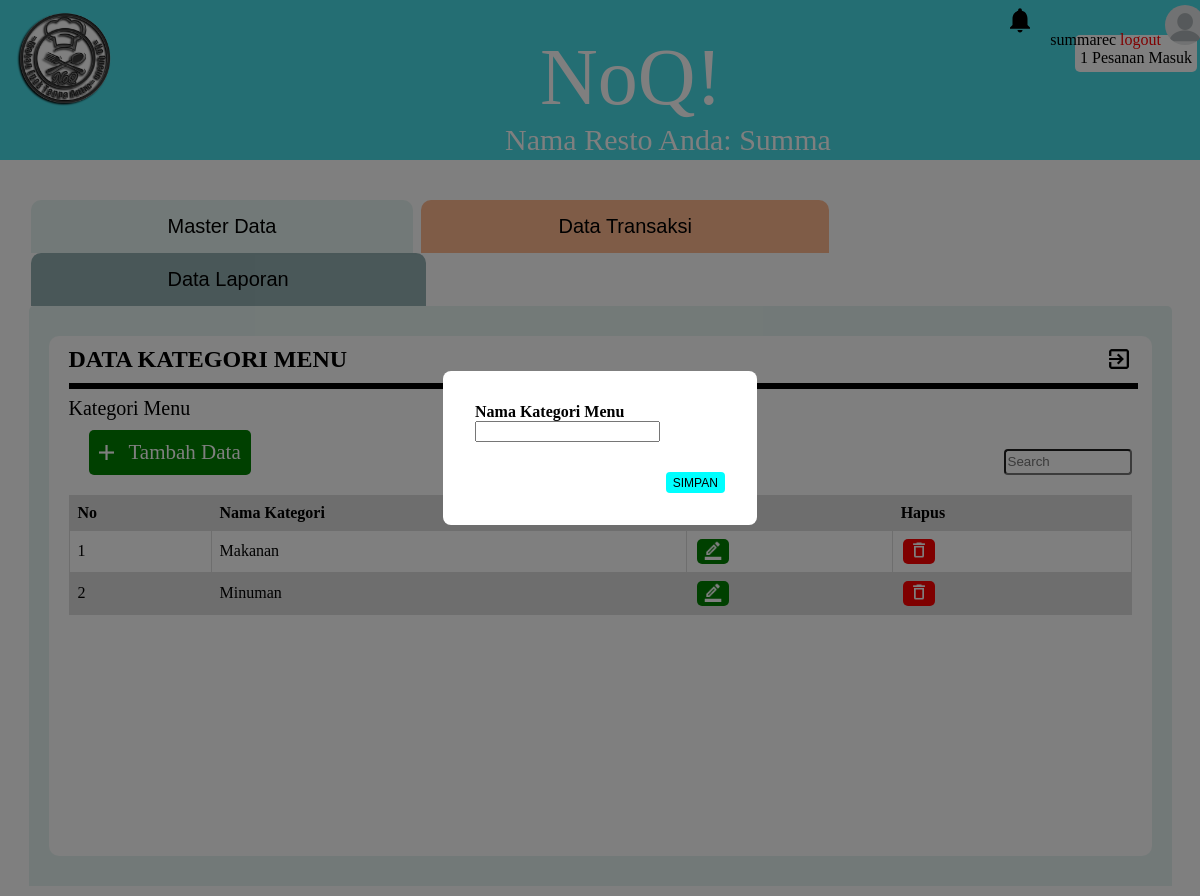
Page /admin/tambah_kategori.php (signed in) on the committed database.
### tables this page shows
CREATE TABLE `restoran` (
  `resto_id` int(11) NOT NULL,
  `resto_status` varchar(255) NOT NULL,
  `resto_name` varchar(24) NOT NULL,
  `resto_address` varchar(64) NOT NULL,
  `resto_number` varchar(20) NOT NULL,
  `resto_image` varchar(255) NOT NULL,
  `resto_open` varchar(24) NOT NULL,
  `qr_ovo` varchar(255) NOT NULL,
  `qr_gopay` varchar(255) NOT NULL,
  `loc_id` int(11) NOT NULL
);

CREATE TABLE `menu_category` (
  `category_id` int(11) NOT NULL,
  `category_name` varchar(255) NOT NULL,
  `r_id` int(11) NOT NULL
);

### admin/tambah_kategori.php (the view, shortened to what this page needs)
<?php include('admin_server.php');
$admin = $_SESSION['admin_username'];
$query = mysqli_query($db,"select * from admin_resto where admin_username='$admin'");
if($query)
{
	$adm = mysqli_fetch_assoc($query);
	$res_id = $adm['res_id'];
	$res = mysqli_query($db,"select * from restoran where resto_id='$res_id'");
	if($res)
	{
		$resto = mysqli_fetch_assoc($res);
	}
}
?>
<!DOCTYPE html>
<html lang="en">
  <head>
    <link rel="stylesheet" href="Master_Data.css" />
  </head>
  <body>
    <header class="header">
      <div class="image-avatar">
        <?php echo $admin;?>
        <a id="logout" href="master_data.php?logout='1'" style="color: red">logout</a>
        <img src="images/default.png" alt="image-avatar" />
      </div>
      <div class="container">
        <a href="./css/profile.html">
          <img class="notif" src="images/notif.svg" />
        </a>
        <a href="master_data.php">
          <img class="img-responsive" src="images/logo.png" />
        </a>
      </div>
      <div class="kk">
        <p class="pesan">1 Pesanan Masuk</p>
      </div>
      <div class="center">
        <span class="judul">NoQ!</span>
        <br />
        <span class="namaresto"
          >Nama Resto Anda:
          <?php echo $resto['resto_name'];?></span
        >
      </div>
    </header>
    <div class="content">
      <div class="nav-tabs" style="margin-top: 30px">
        <a href="#">
          <button id="master-link" class="link">Master Data</button>
        </a>
        <a href="#">
          <button id="transaksi-link" class="link">Data Transaksi</button>
        </a>
        <a href="#">
          <button id="laporan-link" class="link">Data Laporan</button>
        </a>
      </div>
      <div id="tab-content-container">
        <div id="master-content">
          <div id="kategori-menu-container">
            <div class="flex-row">
              <h2 style="margin-top: 0px">DATA KATEGORI MENU</h2>
              <img id="exit-kategori-menu" src="./images/exit.png" alt="exit-icon" height="26px" width="26px" style="margin-left: auto; cursor: pointer" />
            </div>
            <div class="flex-row">
              <p style="font-size: 20px; padding: 0px">Kategori Menu</p>
            </div>
            <div class="flex-row">
              <a href="tambah_kategori.php">
                <div id="tambah-data-kategori" class="button-tambah-data flex-row">
                  <img src="./images/plus-icon.png" alt="plus-icon" height="25px" width="25px" style="margin-right: 10px" />
                  <p style="font-size: 21px; margin-right: 5px">Tambah Data</p>
                </div>
              </a>
              <input type="text" placeholder="Search" style="border-radius: 4px; width: 120px; height: 20px; margin-top: auto; margin-left: auto" />
            </div>
            <table>
              <tr>
                <th>No</th>
                <th>Nama Kategori</th>
                <th>Edit</th>
                <th>Hapus</th>
              </tr>
              <tr>
                <?php
			 	$query = mysqli_query($db,"select * from menu_category where r_id = '$res_id'");
				 $i = 1;
				 while($cat = mysqli_fetch_assoc($query))
				 {?>
                <td><?php echo $i++?></td>
                <td><?php echo $cat['category_name'];?></td>
                <td>
                  <button id="button-edit" class="edit-kategori">
                    <img src="./images/edit-icon.png" alt="edit-icon" style="width: 20px; height: 20px" />
                  </button>
                </td>
                <td>
                  <button id="button-hapus" class="link">
                    <a href="deleteCat.php?category_id=<?php echo $cat['category_id'];?>">
                      <img src="./images/hapus-icon.png" alt="hapus-icon" style="width: 20px; height: 20px" />
                    </a>
                  </button>
                </td>
              </tr>
              <?php }
			  ?>
            </table>
          </div>
          <div id="modal-bg-kategori">
            <div class="modal-bg">
              <div class="modal-container">
                <form method="post" action="master_data.php">
                  <strong><label for="kategorimenu">Nama Kategori Menu</label></strong
                  ><br />
                  <input type="text" name="cat" id="categories" />
                  <div class="flext-row" style="text-align: end">
                    <input name="tambah_cat" class="button-simpan" type="submit" value="SIMPAN" />
                  </div>
                </form>
              </div>
            </div>
          </div>
        </div>
      </div>
    </div>
  </body>
</html>

### admin/Master_Data.css (style rules this page uses)
body, p { margin: 0px; }
.flex-row { display: flex; flex-direction: row; }
.header { background-color: #48dde7; background-size: cover; height: 150px; width: 100%; padding: 5px; }
.notif { float: right; padding-right: 15px; height: 30px; width: 30px; }
.img-responsive { float: left; }
.img-responsive { width: 10%; height: auto; }
.image-avatar { float: right; }
.image-avatar img { height: 40px; width: 40px; border-radius: 50%; }
.kk { margin-left: 1070px; margin-right: auto; margin-top: 30px; }
.pesan { width: fit-content; height: fit-content; padding: 5px 5px; background-color: white; border-radius: 5px; }
.center { margin-left: 500px; margin-right: auto; margin-top: -40px; }
.center > span { color: white; }
.judul { font-size: 80px; padding: 35px; }
.namaresto { font-size: 30px; }
.content { padding: 10px 28.5px; }
#master-link { background-color: #e6f4f1; font-size: 20px; border: none; border-radius: 10px 10px 0px 0px; padding: 15px 137px; display: inline-block; margin: 0px 2px; cursor: pointer; }
#transaksi-link { background-color: #ffb990; font-size: 20px; border: none; border-radius: 10px 10px 0px 0px; padding: 15px 137px; display: inline-block; margin: 0px 2px; cursor: pointer; }
#laporan-link { background-color: #94b0b2; font-size: 20px; border: none; border-radius: 10px 10px 0px 0px; padding: 15px 137px; display: inline-block; margin: 0px 2px; cursor: pointer; }
#tab-content-container { background-color: #e6f4f1; height: fit-content; border: none; border-radius: 5px 5px 0px 0px; padding: 30px 20px; }
#kategori-menu-container, #menu-container { padding: 10px 20px; background-color: white; height: 500px; border-radius: 10px; }
.modal-bg { position: fixed; width: 100%; height: 100%; top: 0; left: 0; background-color: rgba(0, 0, 0, 0.5); display: flex; justify-content: center; align-items: center; }
.modal-container { width: 250px; max-width: 2500px; margin: 1rem; padding: 2rem; background: #ffffff; border-radius: 8px; }
form > input { margin-bottom: 30px; }
.button-simpan { padding: 0.3em 0.6em; background-color: aqua; font-size: 12px; border-radius: 4px; border: none; cursor: pointer; }
table { border-collapse: collapse; width: 100%; margin-top: 20px; }
td, th { border: 1px solid #dddddd; text-align: left; padding: 8px; }
tr:nth-child(odd) { background-color: #dddddd; }
.button-tambah-data { background-color: green; border-radius: 5px; color: white; padding: 10px 5px; margin-top: 10px; margin-left: 20px; height: fit-content; width: fit-content; }
a { text-decoration: none; }
#button-edit { background-color: green; border: none; border-radius: 5px 5px 5px 5px; display: inline-block; margin: 0px 2px; height: fit-content; width: fit-content; cursor: pointer; }
#button-hapus { background-color: red; border: none; border-radius: 5px 5px 5px 5px; display: inline-block; margin: 0px 2px; height: fit-content; width: fit-content; cursor: pointer; }

### rows in the picture
restoran: resto_name "Summa"
menu_category: category_name "Makanan"
menu_category: category_name "Minuman"

### other values in the picture
$admin "summarec"
